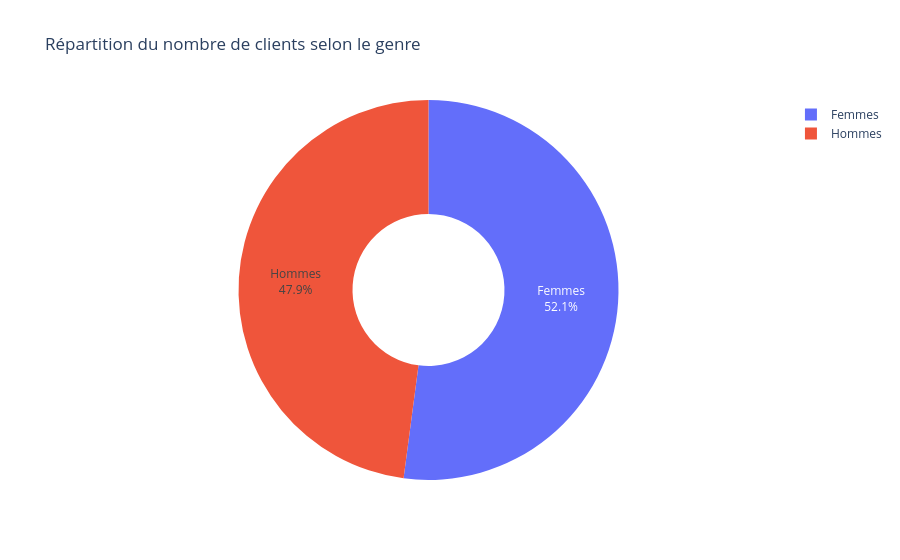

The cell this chart's notebook holds for it:
### Code cell
repartition_clients_genre = (
    metriques_clients_stats.groupby('genre', as_index=False)
    .agg(nombre_clients=('id_client', 'count'))
)

figure_clients_genre = px.pie(
    repartition_clients_genre,
    names='genre',
    values='nombre_clients',
    hole=0.4,
    title="Répartition du nombre de clients selon le genre"
)

figure_clients_genre.update_traces(
    textinfo='percent+label'
)

figure_clients_genre.show()

### Figure 1 — Plotly figure (JSON) as saved in the notebook; plotly's stock layout.template omitted (floating-point values rounded to 4 significant figures)
{"data": [{"domain": {"x": [0, 1], "y": [0, 1]}, "hole": 0.4, "hovertemplate": "genre=%{label}<br>nombre_clients=%{value}<extra></extra>", "labels": ["Femmes", "Hommes"], "legendgroup": "", "name": "", "showlegend": true, "textinfo": "percent+label", "type": "pie", "values": [4478, 4118]}], "layout": {"legend": {"tracegroupgap": 0}, "title": {"text": "Répartition du nombre de clients selon le genre"}}}
